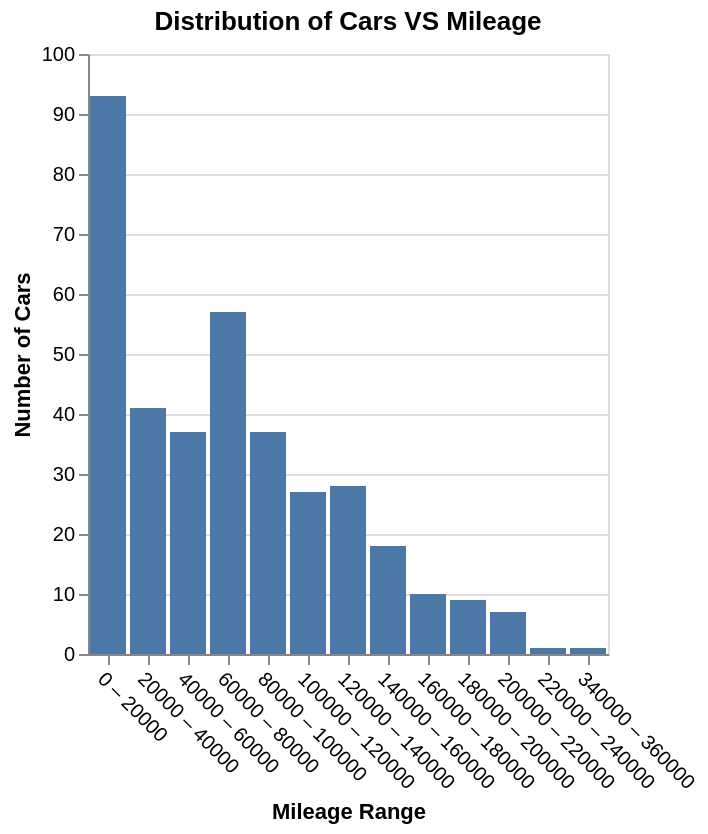

Notebook code for this chart:
### Code cell
alt.Chart(df_cars, title="Distribution of Cars VS Mileage").mark_bar().encode(
    alt.X("Mileage:O", bin=alt.Bin(maxbins=30)).title("Mileage Range"),
    alt.Y("count()").title("Number of Cars")
).configure_axisX(
    labelAngle=45
)

### Figure 1 — Vega-Lite specification as saved in the notebook (floating-point values rounded to 4 significant figures; data arrays with more than 128 entries replaced by an {"elided": "..."} marker saying what was removed)
{"config": {"view": {"continuousWidth": 300, "continuousHeight": 300}, "axisX": {"labelAngle": 45}}, "data": {"name": "data-6e548097b15e73a4f2a974f88fa92bb4"}, "mark": {"type": "bar"}, "encoding": {"x": {"bin": {"maxbins": 30}, "field": "Mileage", "title": "Mileage Range", "type": "ordinal"}, "y": {"aggregate": "count", "title": "Number of Cars", "type": "quantitative"}}, "title": "Distribution of Cars VS Mileage", "$schema": "https://vega.github.io/schema/vega-lite/v5.20.1.json", "datasets": {"data-6e548097b15e73a4f2a974f88fa92bb4": {"elided": "366 records"}}}
